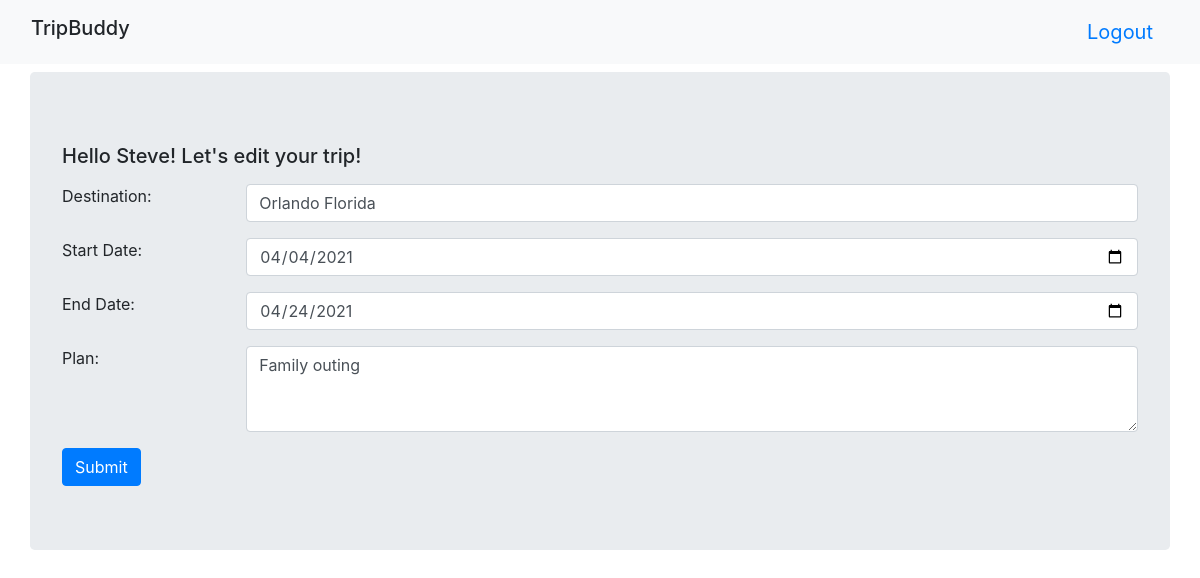
The app's page /trips/1/edit (signed in) with its own data.
### Trip_app/models.py (models this page shows)
class Trip(models.Model):
    destination = models.CharField(max_length=255)
    start_date = models.DateField(auto_now=False)
    end_date = models.DateField(auto_now=False)
    plan = models.TextField()
    planner = models.ForeignKey(User, related_name='my_trips', on_delete=models.CASCADE)
    guest = models.ManyToManyField(User, related_name='trips')
    created_at = models.DateField(auto_now_add=True)
    updated_at = models.DateField(auto_now=True)
    objects =TripManager()

### Trip_app/views.py (the view)
# urls.py: url(r'^trips/(?P<id>\d+)/edit$', views.edit_trip),
def edit_trip(request, id):
    this_trip=Trip.objects.get(id=id)
    context={
        'this_trip': this_trip
    }
    return render(request, 'editshow.html', context)

### Trip_app/templates/editshow.html (shortened to what this page needs)
<!DOCTYPE html>
<html lang="en">
<head>
    <link rel="stylesheet" href="https://maxcdn.bootstrapcdn.com/bootstrap/4.5.2/css/bootstrap.min.css">
    {% load static %}
</head>
<body>
    <nav class="navbar navbar-expand-sm bg-light justify-content-center">
        <div class='container-fluid'>
            <h1 class="navbar-brand">TripBuddy</h1>
            <a class="navbar-brand ml-auto navbar-link" href="/destroy">Logout</a>
        </div>
    </nav>
    <div class="container jumbotron mt-2">
        <form action="/trips/update" method="POST">
            <h1 class="navbar-brand">Hello {{request.session.username}}! Let's edit your trip!</h1>
            <div class="form-group row">
                <label for="location" class="col-sm-2">Destination:</label>
                <div class='col-sm-10'>
                    <input type="text" class="form-control" id="location" name='destination' value="{{this_trip.destination}}">
                </div>
            </div>
            <div class="form-group row">
                <label for="stdate" class="col-sm-2">Start Date:</label>
                <div class='col-sm-10'>
                    <input type="date" class="form-control" id="stdate" name='start_date' value="{{this_trip.start_date|date:'Y-m-d'}}">
                </div>
            </div>
            <div class="form-group row">
                <label for="enddate" class="col-sm-2">End Date:</label>
                <div class='col-sm-10'>
                    <input type="date" class="form-control" id="enddate" name='end_date' value="{{this_trip.end_date|date:'Y-m-d'}}">
                </div>
            </div>
            <div class="form-group row">
                <label for="plan" class="col-sm-2">Plan:</label>
                <div class='col-sm-10'>
                    <textarea class="form-control" id="plan" rows="3" name="plan" value="{{this_trip.plan}}">{{this_trip.plan}}</textarea>
                </div>
            </div>
            <button type="submit" class="btn btn-primary">Submit</button>
        </form>
    </div>
</body>
</html>

### records on screen
Trip: destination "Orlando Florida", start_date "04/04/2021", end_date "04/24/2021", plan "Family outing"

### other values on screen
{{ request.session.username }} "Steve"
